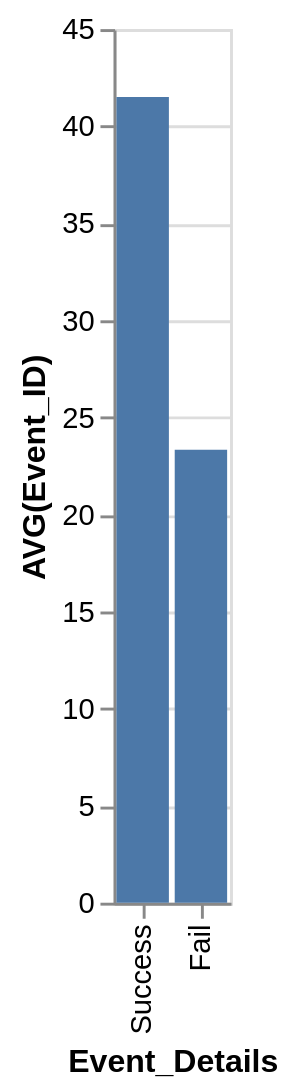

Vega-Lite specification stored for this chart:
### Vega-Lite specification from a JSON file in a GitHub repository (floating-point values rounded to 4 significant figures)
{"data": {"values": [{"x_data": "Fail", "y_data": 23.33}, {"x_data": "Success", "y_data": 41.5}]}, "mark": "bar", "encoding": {"x": {"field": "x_data", "type": "nominal", "title": "Event_Details", "sort": "descending"}, "y": {"field": "y_data", "type": "quantitative", "title": "AVG(Event_ID)"}}}
